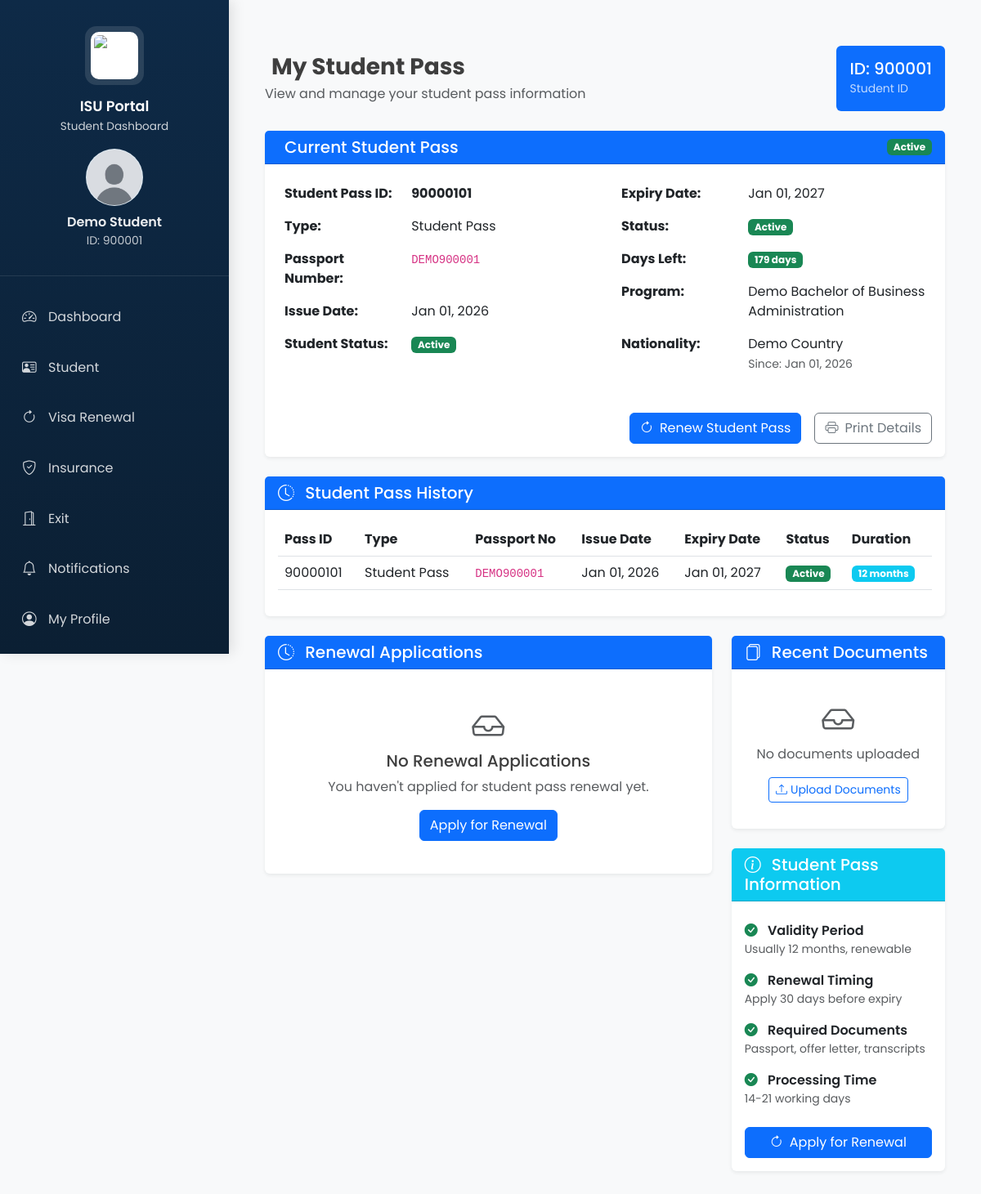
The page /student/visa.php (signed in) on the database its author committed.
### tables this page shows
CREATE TABLE `student` (
  `student_id` int(11) NOT NULL,
  `program_id` int(11) NOT NULL,
  `first_name` varchar(50) NOT NULL,
  `last_name` varchar(50) NOT NULL,
  `phone` varchar(20) DEFAULT NULL,
  `email` varchar(100) NOT NULL,
  `status` varchar(30) NOT NULL,
  `student_type` char(2) NOT NULL CHECK (`student_type` in ('PC','UG','PG')),
  `password` varchar(255) DEFAULT NULL,
  `profile_photo` varchar(255) DEFAULT NULL,
  `created_at` timestamp NOT NULL DEFAULT current_timestamp()
);

CREATE TABLE `student_visa` (
  `visa_id` int(11) NOT NULL,
  `student_id` int(11) NOT NULL,
  `visa_type` varchar(50) NOT NULL,
  `issue_date` date NOT NULL,
  `expiry_date` date NOT NULL,
  `status` varchar(20) NOT NULL CHECK (`status` in ('Active','Expired')),
  `passport_no` varchar(30) NOT NULL
);

CREATE TABLE `program` (
  `program_id` int(11) NOT NULL,
  `school_id` int(11) NOT NULL,
  `program_name` varchar(100) NOT NULL,
  `level` varchar(30) NOT NULL CHECK (`level` in ('Foundation','Degree','Master')),
  `faculty` varchar(100) DEFAULT NULL,
  `duration_years` int(11) NOT NULL CHECK (`duration_years` > 0)
);

CREATE TABLE `country` (
  `country_id` int(11) NOT NULL,
  `country_name` varchar(100) NOT NULL,
  `region` varchar(100) DEFAULT NULL
);

CREATE TABLE `nationality` (
  `student_id` int(11) NOT NULL,
  `country_id` int(11) NOT NULL,
  `acquired_date` date DEFAULT NULL,
  `is_primary` tinyint(1) NOT NULL
);

### student/visa.php (the view, shortened to what the rows shown need)
<?php
require_once 'header.php';
$visa_query = "
    SELECT sv.*,
           s.first_name, s.last_name, s.email, s.status as student_status,
           p.program_name, sc.school_name,
           c.country_name, n.acquired_date
    FROM student_visa sv
    JOIN student s ON sv.student_id = s.student_id
    LEFT JOIN program p ON s.program_id = p.program_id
    LEFT JOIN school sc ON p.school_id = sc.school_id
    LEFT JOIN nationality n ON s.student_id = n.student_id AND n.is_primary = 1
    LEFT JOIN country c ON n.country_id = c.country_id
    WHERE sv.student_id = ?
    ORDER BY sv.expiry_date DESC
";
$visa_stmt = $conn->prepare($visa_query);
$visa_stmt->bind_param("i", $student_id);
$visa_stmt->execute();
$visas = $visa_stmt->get_result();
$current_visa = null;
$days_until_expiry = null;
if ($visas->num_rows > 0) {
    $visas->data_seek(0);
    $current_visa = $visas->fetch_assoc();
    if ($current_visa['expiry_date']) {
        $expiry_date = new DateTime($current_visa['expiry_date']);
        $today = new DateTime();
        $interval = $today->diff($expiry_date);
        $days_until_expiry = $interval->days;
    }
    $visas->data_seek(0);
}
?>
<div class="container-fluid py-4">
    <div class="d-flex justify-content-between align-items-center mb-4">
        <div>
            <h1 class="h3 fw-bold mb-1"><i class="bi bi-passport me-2"></i>My Student Pass</h1>
        </div>
    </div>
    <div class="card border-0 shadow-sm mb-4">
        <div class="card-header bg-primary text-white d-flex justify-content-between align-items-center">
            <h5 class="mb-0"><i class="bi bi-passport me-2"></i> Current Student Pass</h5>
            <?php if ($current_visa): ?>
            <span class="badge bg-<?php echo $current_visa['status'] == 'Active' ? 'success' : 'danger'; ?>">
                <?php echo $current_visa['status']; ?>
            </span>
            <?php endif; ?>
        </div>
        <div class="card-body">
            <?php if ($current_visa): ?>
            <div class="row">
                <div class="col-md-6">
                    <table class="table table-borderless">
                        <tr>
                            <th width="40%">Student Pass ID:</th>
                            <td>
                                <strong><?php echo $current_visa['visa_id']; ?></strong>
                            </td>
                        </tr>
                        <tr>
                            <th>Type:</th>
                            <td><?php echo htmlspecialchars($current_visa['visa_type']); ?></td>
                        </tr>
                        <tr>
                            <th>Passport Number:</th>
                            <td>
                                <code><?php echo htmlspecialchars($current_visa['passport_no']); ?></code>
                            </td>
                        </tr>
                        <tr>
                            <th>Issue Date:</th>
                            <td><?php echo date('M d, Y', strtotime($current_visa['issue_date'])); ?></td>
                        </tr>
                        <tr>
                            <th>Student Status:</th>
                            <td>
                                <span class="badge bg-<?php echo $current_visa['student_status'] == 'Active' ? 'success' : 'danger'; ?>">
                                    <?php echo $current_visa['student_status']; ?>
                                </span>
                            </td>
                        </tr>
                    </table>
                </div>
                <div class="col-md-6">
                    <table class="table table-borderless">
                        <tr>
                            <th width="40%">Expiry Date:</th>
                            <td>
                                <span class="<?php echo ($days_until_expiry !== null && $days_until_expiry <= 30) ? 'text-danger fw-bold' : ''; ?>">
                                    <?php echo date('M d, Y', strtotime($current_visa['expiry_date'])); ?>
                                </span>
                            </td>
                        </tr>
                        <tr>
                            <th>Status:</th>
                            <td>
                                <span class="badge bg-<?php echo $current_visa['status'] == 'Active' ? 'success' : 'danger'; ?>">
                                    <?php echo $current_visa['status']; ?>
                                </span>
                            </td>
                        </tr>
                        <tr>
                            <th>Days Left:</th>
                            <td>
                                <?php if ($days_until_expiry > 0): ?>
                                <span class="badge bg-<?php echo $days_until_expiry <= 30 ? 'warning' : 'success'; ?>">
                                    <?php echo $days_until_expiry; ?> days
                                </span>
                                <?php elseif ($days_until_expiry < 0): ?>
                                <span class="badge bg-danger">
                                    Expired <?php echo abs($days_until_expiry); ?> days ago
                                </span>
                                <?php else: ?>
                                <span class="badge bg-danger">Expires Today</span>
                                <?php endif; ?>
                            </td>
                        </tr>
                        <?php if ($current_visa['program_name']): ?>
                        <tr>
                            <th>Program:</th>
                            <td><?php echo htmlspecialchars($current_visa['program_name']); ?></td>
                        </tr>
                        <?php endif; ?>
                        <?php if ($current_visa['country_name']): ?>
                        <tr>
                            <th>Nationality:</th>
                            <td>
                                <?php echo htmlspecialchars($current_visa['country_name']); ?>
                                <?php if ($current_visa['acquired_date']): ?>
                                <br>
                                <small class="text-muted">Since: <?php echo date('M d, Y', strtotime($current_visa['acquired_date'])); ?></small>
                                <?php endif; ?>
                            </td>
                        </tr>
                        <?php endif; ?>
                    </table>
                </div>
            </div>
            <div class="row mt-4">
                <div class="col-12">
                    <div class="d-grid gap-2 d-md-flex justify-content-md-end">
                        <a href="renewal.php" class="btn btn-primary me-2">
                            <i class="bi bi-arrow-clockwise me-2"></i>Renew Student Pass
                        </a>
                        <button class="btn btn-outline-secondary" onclick="window.print()">
                            <i class="bi bi-printer me-2"></i>Print Details
                        </button>
                    </div>
                </div>
            </div>
            <?php endif; ?>
        </div>
    </div>
    <div class="card border-0 shadow-sm mb-4">
        <div class="card-body">
            <?php if ($visas->num_rows > 0): ?>
            <div class="table-responsive">
                <table class="table table-hover">
                    <thead>
                        <tr>
                            <th>Pass ID</th>
                            <th>Type</th>
                            <th>Passport No</th>
                            <th>Issue Date</th>
                            <th>Expiry Date</th>
                            <th>Status</th>
                            <th>Duration</th>
                        </tr>
                    </thead>
                    <tbody>
                        <?php while ($visa = $visas->fetch_assoc()): ?>
                        <?php
                        $issue = new DateTime($visa['issue_date']);
                        $expiry = new DateTime($visa['expiry_date']);
                        $duration = $issue->diff($expiry);
                        $duration_days = $duration->days;
                        ?>
                        <tr>
                            <td><?php echo $visa['visa_id']; ?></td>
                            <td><?php echo htmlspecialchars($visa['visa_type']); ?></td>
                            <td><code><?php echo htmlspecialchars($visa['passport_no']); ?></code></td>
                            <td><?php echo date('M d, Y', strtotime($visa['issue_date'])); ?></td>
                            <td>
                                <?php echo date('M d, Y', strtotime($visa['expiry_date'])); ?>
                            </td>
                            <td>
                                <span class="badge bg-<?php echo $visa['status'] == 'Active' ? 'success' : 'danger'; ?>">
                                    <?php echo $visa['status']; ?>
                                </span>
                            </td>
                            <td>
                                <span class="badge bg-info">
                                    <?php echo round($duration_days / 30); ?> months
                                </span>
                            </td>
                        </tr>
                        <?php endwhile; ?>
                    </tbody>
                </table>
            </div>
            <?php endif; ?>
        </div>
    </div>
</div>
<?php
require_once 'footer.php';
?>

### student/header.php (shortened to what the rows shown need)
<?php
require_once __DIR__ . '/../includes/functions.php';
$student_id = (int)$_SESSION['user_id'];
$student_query = "SELECT first_name, last_name, email, profile_photo FROM student WHERE student_id = ?";
$stmt = $conn->prepare($student_query);
$stmt->bind_param("i", $student_id);
$stmt->execute();
$student = $stmt->get_result()->fetch_assoc();
$initials = strtoupper(substr($student['first_name'], 0, 1) . substr($student['last_name'], 0, 1));
$profilePhoto = $student['profile_photo'] ?? '';
if ($profilePhoto && preg_match('/^https?:\/\//i', $profilePhoto)) {
    $profilePhotoUrl = $profilePhoto;
} elseif ($profilePhoto) {
    $profilePhotoUrl = ltrim($profilePhoto, '/');
} else {
    $profilePhotoUrl = "uploads/default_image.png";
}
$profilePhotoUrlWithVersion = $profilePhotoUrl ? ($profilePhotoUrl . '?v=' . time()) : '';
?>
<!DOCTYPE html>
<html lang="en" data-bs-theme="light">
<head>
    <link href="../bootstrap.min.css" rel="stylesheet">
    <link rel="stylesheet" href="https://cdn.jsdelivr.net/npm/bootstrap-icons@1.10.0/font/bootstrap-icons.css">
</head>
<body>
<aside class="student-sidebar" id="sidebar">
    <div class="sidebar-header">
        <div class="mt-3 d-flex flex-column align-items-center">
            <div class="user-avatar" style="width: 70px; height: 70px; font-size: 1.3rem;">
                <?php if ($profilePhotoUrlWithVersion): ?>
                    <img src="<?php echo htmlspecialchars($profilePhotoUrlWithVersion); ?>" alt="Profile">
                <?php else: ?>
                    <?php echo $initials; ?>
                <?php endif; ?>
            </div>
            <div class="mt-2 fw-semibold" style="color: rgba(255,255,255,0.92);">
                <?php echo htmlspecialchars($student['first_name'] . ' ' . $student['last_name']); ?>
            </div>
            <small class="opacity-75">ID: <?php echo $student_id; ?></small>
        </div>
    </div>
</aside>
<main class="student-content" id="mainContent">

### rows shown on the page
student: first_name+last_name "Demo Student"
student_visa: status "Active", visa_id "90000101", visa_type "Student Pass", passport_no "DEMO900001", issue_date "Jan 01, 2026", student.status "Active", expiry_date "Jan 01, 2027", expiry_date "179", program.program_name "Demo Bachelor of Business Administration", country.country_name "Demo Country", nationality.acquired_date "Jan 01, 2026", $duration_days / 30 "12"

### other values the page prints
$student_id "900001"
